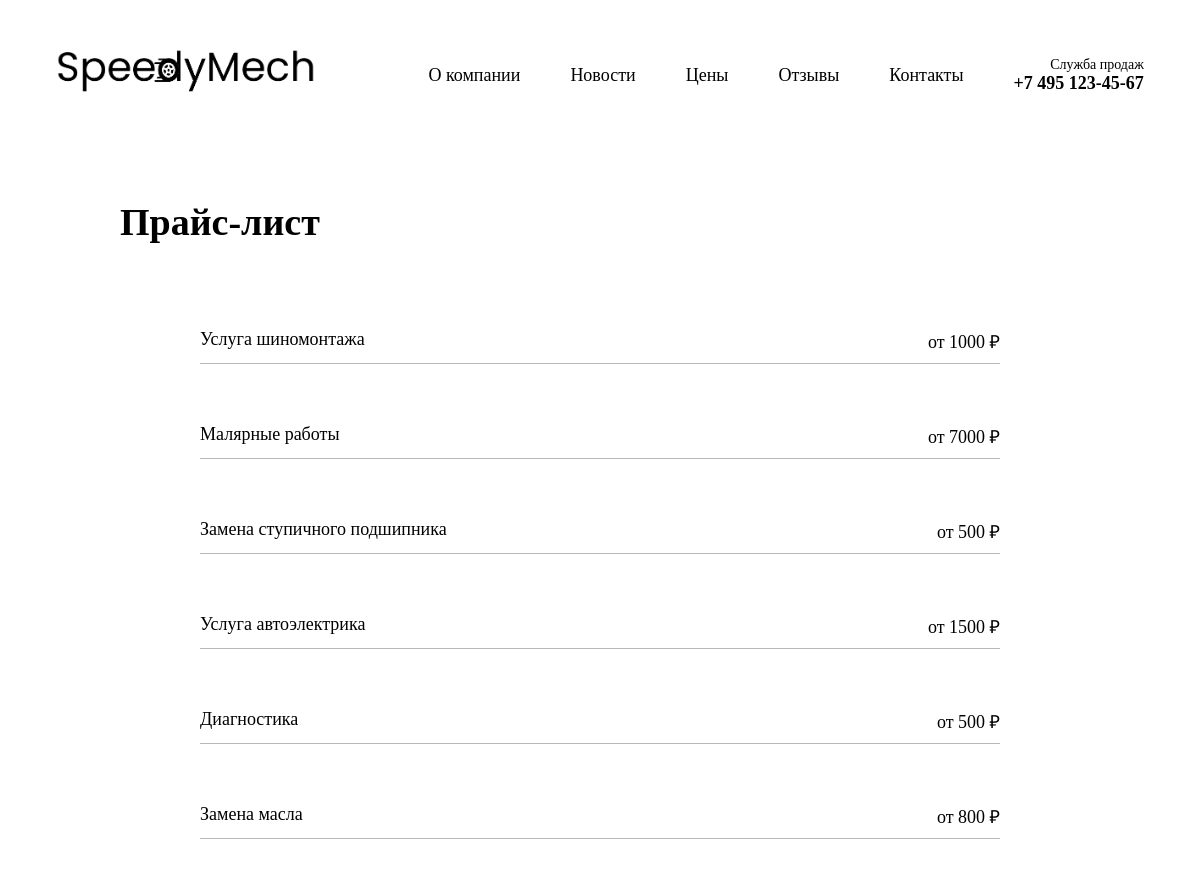
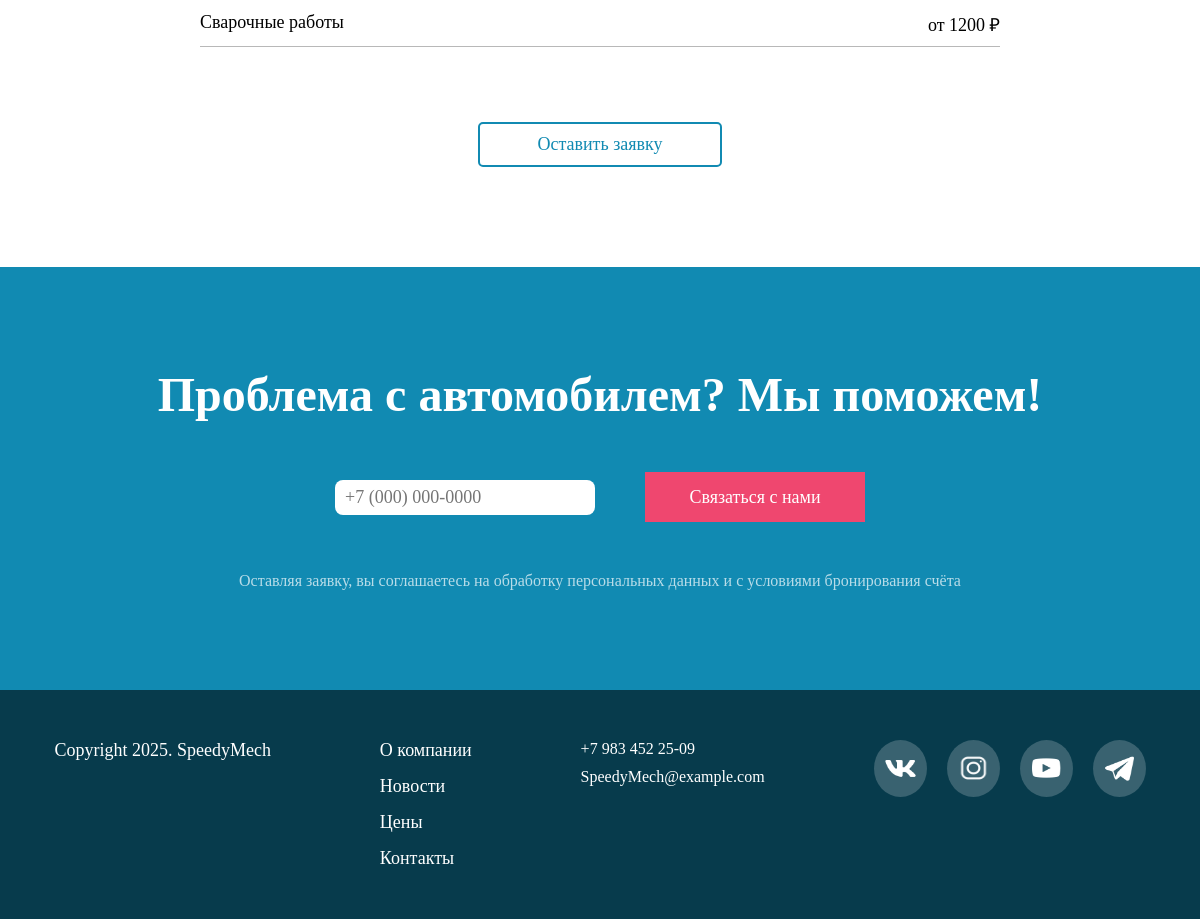
Page /services/ on the committed database (2 pictures, top to bottom).
### app/models.py (models this page shows, shortened)
class ServicesPrice(models.Model):
    title = models.CharField(max_length=100, verbose_name='Название работы')
    price = models.CharField(max_length=100, verbose_name='Цена')
    class Meta:
        verbose_name = 'Услуга'
        verbose_name_plural = 'Услуги'

### app/views.py (the view)
# urls.py: path('services/', views.services_price, name='services'),
def services_price(request):
    price = ServicesPrice.objects.all()
    context = {
        'price': price,
        'title': 'SpeedyMech'
    }
    return render(request, 'app/services.html', context)

### app/templates/app/services.html (shortened to what this page needs)
{% load static %}
<link rel="stylesheet" href="{% static 'app/css/style.css' %}">
<link rel="stylesheet" href="{% static 'app/css/services.css' %}">
{% include "app/header.html" %}
<main>
    <div class="services_container">
        <h1>Прайс-лист</h1>
        <div class="prices">
            {% for i in price %}
            <ol class="price-list">
                <li class="service">
                    <span class="service-name">{{ i.title }}</span>
                    <span class="service-price">от {{ i.price }} ₽</span>
                </li>
            </ol>
            {% endfor %}
        </div>
        <a class="to_form" href="{% url 'index' %}">Оставить заявку</a>
    </div>
</main>
{% include "app/footer.html" %}

### app/static/app/css/style.css (style rules this page uses)
* { margin: 0; padding: 0; }
a { text-decoration: none; }
li { list-style: none; }

### app/static/app/css/services.css (style rules this page uses)
.prices { display: flex; flex-direction: column; align-items: center; text-align: center; padding: 50px 0; }

### app/static/app/css/header.css (style rules this page uses)
* { font-family: Stem-Light; }

### rows in the picture
ServicesPrice: title "Услуга шиномонтажа", price "1000"
ServicesPrice: title "Малярные работы", price "7000"
ServicesPrice: title "Замена ступичного подшипника", price "500"
ServicesPrice: title "Услуга автоэлектрика", price "1500"
ServicesPrice: title "Диагностика", price "500"
ServicesPrice: title "Замена масла", price "800"
ServicesPrice: title "Сварочные работы", price "1200"
